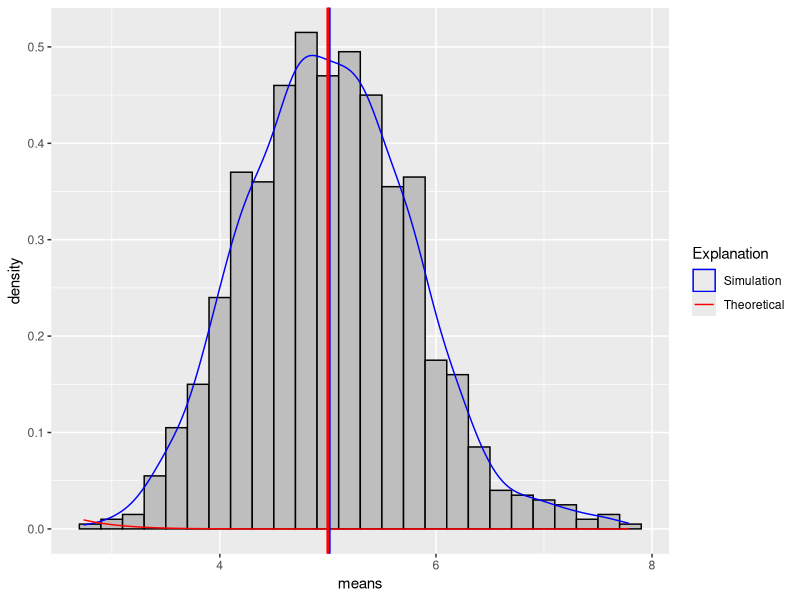
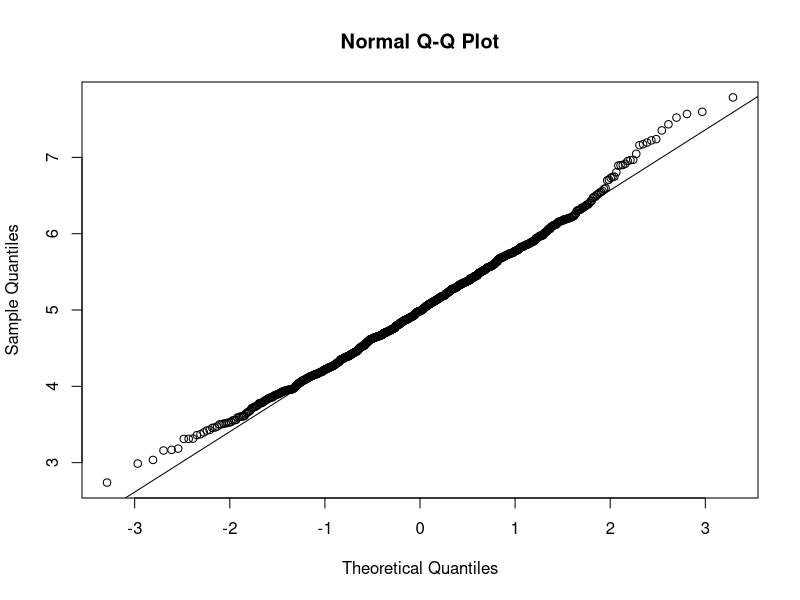
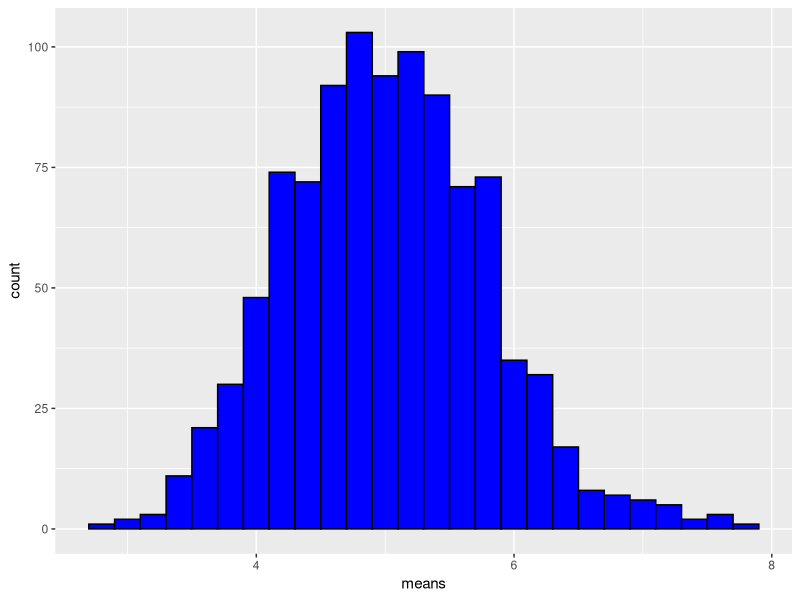

Write the R code that produced these figures, in order.
## ---- chunk 1
#Load in the necessary libraries:
library(ggplot2)
#Variables for the simulation: 
lambda <- 0.2 #lambda for rexp
n <- 40 #number of exponentials
no_Sim <- 1000 #number of simulations
#Set the seed for reproducibility:
set.seed(123)
#Run test in a n * noSim matrix:
exp_Dis <- matrix(data = rexp(n*no_Sim, lambda), nrow = no_Sim)
exp_Dis_mean <- data.frame(means = apply(exp_Dis, 1, mean))
## ---- chunk 2
mu_t <- 1/lambda; 
mu_t
## ---- chunk 3
mu_a <- mean(exp_Dis_mean$means); 
mu_a
## ---- chunk 4
var_t <- (1/lambda / sqrt(n))^2; 
var_t
## ---- chunk 5
var_a <- var(exp_Dis_mean$means); 
var_a
## ---- chunk 6
g <- ggplot(exp_Dis_mean, aes(x=means))
g <- g + geom_histogram(aes(y=..density..), binwidth = 0.2, colour = "black", 
             fill="grey") + 
  geom_density(aes(color = "Simulation"), size = .5) + 
  stat_function(fun = dnorm, aes(color="Theoretical"), 
             arg = list(mean = 1/lambda, 
             sd = 1/lambda/sqrt(n)), size = .5) + 
  geom_vline(aes(xintercept = mean(exp_Dis_mean$means)), 
             color = "blue", size = 1) + 
  geom_vline(aes(xintercept = 1/lambda), color = "red", size = 1) +
  scale_color_manual("Explanation", values = c("Simulation" = "blue",
                                               "Theoretical" = "red"))
g
## ---- chunk 7
#Confidence interval for the normal distribution:
alpha <- 0.05
conf_int_t <- round(mu_t + c(-1,1)*qnorm(1-alpha/2)*sqrt(var_t)/sqrt(n), 3)
conf_int_t
#Confidence interval of the sample data:
conf_int_a <- round(mu_a + c(-1,1)*qnorm(1-alpha/2)*sqrt(var_a)/sqrt(n),3)
conf_int_a
## ---- chunk 8
qqnorm(exp_Dis_mean$means); qqline(exp_Dis_mean$means)
## ---- chunk 9
g <- ggplot(exp_Dis_mean, aes(x=means)) + geom_histogram(fill = "blue", 
                binwidth = 0.2, colour = "black")
g
## ---- chunk 10
g <- ggplot(exp_Dis_mean, aes(x=means))
g <- g + geom_histogram(aes(y=..density..), binwidth = 0.2, colour = "black", 
             fill="grey") + 
  geom_density(aes(color = "Simulation"), size = .5) + 
  stat_function(fun = dnorm, aes(color="Theoretical"), 
             arg = list(mean = 1/lambda, 
             sd = 1/lambda/sqrt(n)), size = .5) + 
  geom_vline(aes(xintercept = mean(exp_Dis_mean$means)), 
             color = "blue", size = 1) + 
  geom_vline(aes(xintercept = 1/lambda), color = "red", size = 1) +
  scale_color_manual("Explanation", values = c("Simulation" = "blue",
                                               "Theoretical" = "red"))
